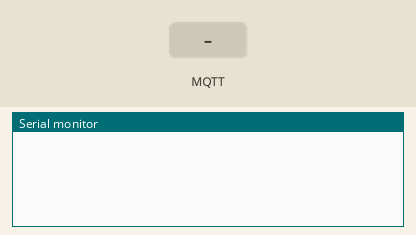
Bench run of a sketch on a simulated ESP8266 (NodeMCU). Parts: the last lines printed to the serial monitor. The inputs (shaded band) are chosen by the test bench. WiFi joins after 1.5 s; servers stay silent unless stated; no MQTT or app messages arrive unless stated.

Above: at 4.8 s.
4.9 s: MQTT message "0" arrives on the first subscribed topic
At 6.1 s:
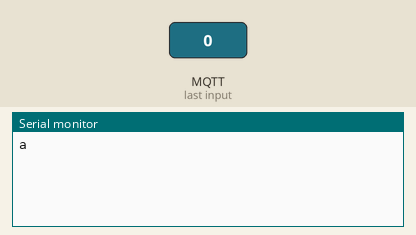
6.4 s: MQTT message "0" arrives on the second subscribed topic
At 7.5 s:
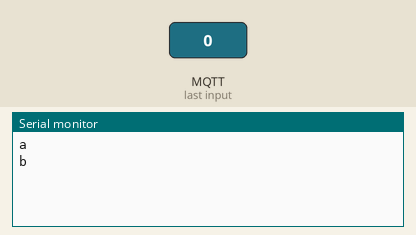
7.9 s: MQTT message "0" arrives on the third subscribed topic
At 8.5 s:
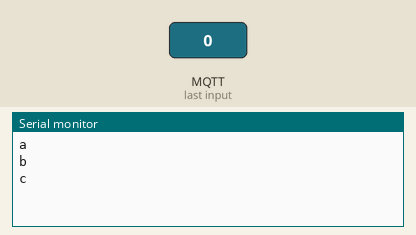

The sketch:

CodiceESP2.ino
```cpp
#include <PubSubClient.h>
#include <ESP8266WiFi.h>
//EDIT THESE LINES TO MATCH YOUR SETUP
#define MQTT_SERVER "broker.hivemq.com"  ///YourMQTTBroker'sIP
const char* ssid = "TIM-23294875";
const char* password = "OU1k4oVoUhwyp59xGzXDMFmT";
WiFiClient wifiClient;


void setup() {
  //initialize the light as an output and set to LOW (off)
  //start the serial line for debugging
  Serial.begin(115200);
  delay(100);
  //start wifi subsystem
  WiFi.begin(ssid, password);
  //attempt to connect to the WIFI network and then connect to the MQTT server
  reconnect();
  //wait a bit before starting the main loop
      delay(2000);
}


PubSubClient client(MQTT_SERVER, 1883, callback, wifiClient);


void loop() {
  char res1;
  //reconnect if connection is lost
  if (!client.connected() && WiFi.status() == 3) {reconnect();}

if (Serial.available () > 0) {
  res1 = Serial.read();
  if (res1 == 'f'){
    client.publish("casa/piano1/soggiorno/alertfumo", "Alert Fumo Soggiorno");
  }
}
  //maintain MQTT connection
  client.loop();
  //MUST delay to allow ESP8266 WIFI functions to run
  delay(20);
}


void callback(char* topic, byte* payload, unsigned int length) {
  //convert topic to string to make it easier to work with
String topicStr = topic;
char statoled;
char qualitaaria;
if(topicStr == "casa/piano1/soggiorno/accendiled"){
  Serial.println('a');
  return;
}


if(topicStr == "casa/piano1/soggiorno/spegniled"){
  Serial.println('b');
  return;
}


if(topicStr == "casa/piano1/Fumo/spegniAllarme"){
  Serial.println('c');
  return;
}


if(topicStr == "casa/piano1/led/isaccesi"){
  Serial.println('d');
do {
if (Serial.available()){
  statoled = Serial.read();
}
} while(statoled != '0' && statoled!= '1');
if (statoled == '0'){
  client.publish("casa/piano1/statoledSoggiorno", "Off", true);
}
if (statoled == '1'){
   client.publish("casa/piano1/statoledSoggiorno", "On", true);
}
return;
}


if(topicStr == "casa/piano1/soggiorno/richiedi/qualitaaria"){
Serial.println('e');
do {
if (Serial.available()){
  qualitaaria = Serial.read();
}
} while(qualitaaria != '0' && qualitaaria!= '1' && qualitaaria != '2');
if (qualitaaria == '0'){
  client.publish("casa/piano1/soggiorno/ottieni/qualitaaria", "Buona", true);
}
if (qualitaaria == '1'){
   client.publish("casa/piano1/soggiorno/ottieni/qualitaaria", "Mediocre", true);
}
if (qualitaaria == '2'){
   client.publish("casa/piano1/soggiorno/ottieni/qualitaaria", "Pessima", true);
}
return;
}

}


void reconnect() {
  //attempt to connect to the wifi if connection is lost
  if(WiFi.status() != WL_CONNECTED){
    while (WiFi.status() != WL_CONNECTED) {
      delay(500);
    }
  }
//make sure we are connected to WIFI before attemping to reconnect to MQTT
  if(WiFi.status() == WL_CONNECTED){
  // Loop until we're reconnected to the MQTT server
    while (!client.connected()) {
      //Serial.print("Attempting MQTT connection...");
      // Generate client name based on MAC address and last 8 bits of microsecond counter
      String clientName;
      clientName += "esp8266-";
      uint8_t mac[6];
      WiFi.macAddress(mac);
      clientName += macToStr(mac);
      //if connected, subscribe to the topic(s) we want to be notified about
      if (client.connect((char*) clientName.c_str())) {
        //Serial.print("\tMTQQ Connected");
        client.subscribe("casa/piano1/soggiorno/accendiled");
        client.subscribe("casa/piano1/soggiorno/spegniled");
        client.subscribe("casa/piano1/Fumo/spegniAllarme");
        client.subscribe("casa/piano1/led/isaccesi");
        client.subscribe("casa/piano1/soggiorno/richiedi/qualitaaria");
      }
      //otherwise print failed for debugging
      else{abort();}
    }
  }
}
//generate unique name from MAC addr
String macToStr(const uint8_t* mac){
  String result;
  for (int i = 0; i < 6; ++i) {
    result += String(mac[i], 16);
    if (i < 5){
      result += ':';
    }
  }
  return result;
}
```

Measured:
- after the input at 4.9 s, the serial monitor: prints a new line at once (image 1)
- after the input at 6.4 s, the serial monitor: prints a new line at once (image 2)
- after the input at 7.9 s, the serial monitor: prints a new line at once (image 3)
